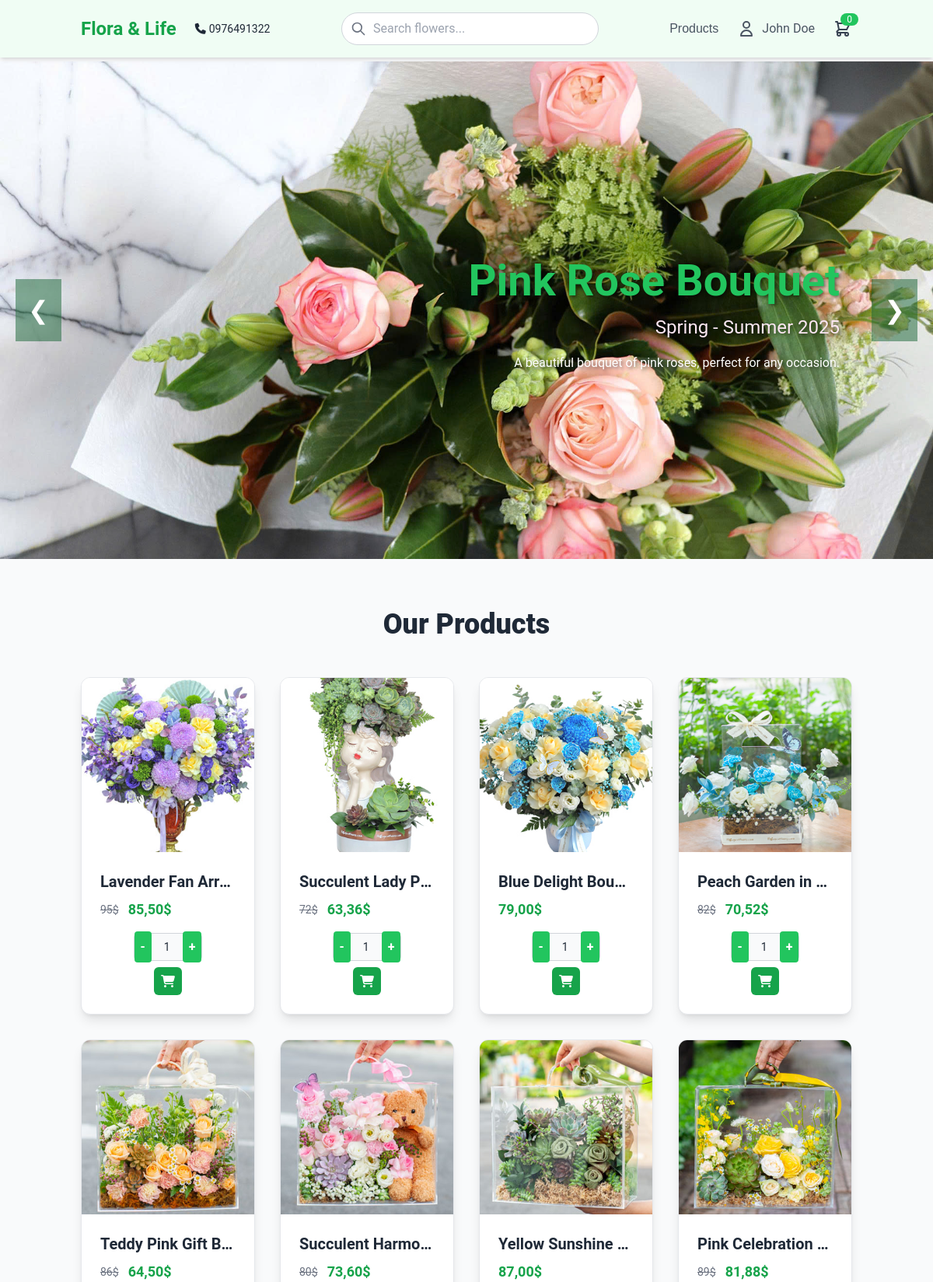
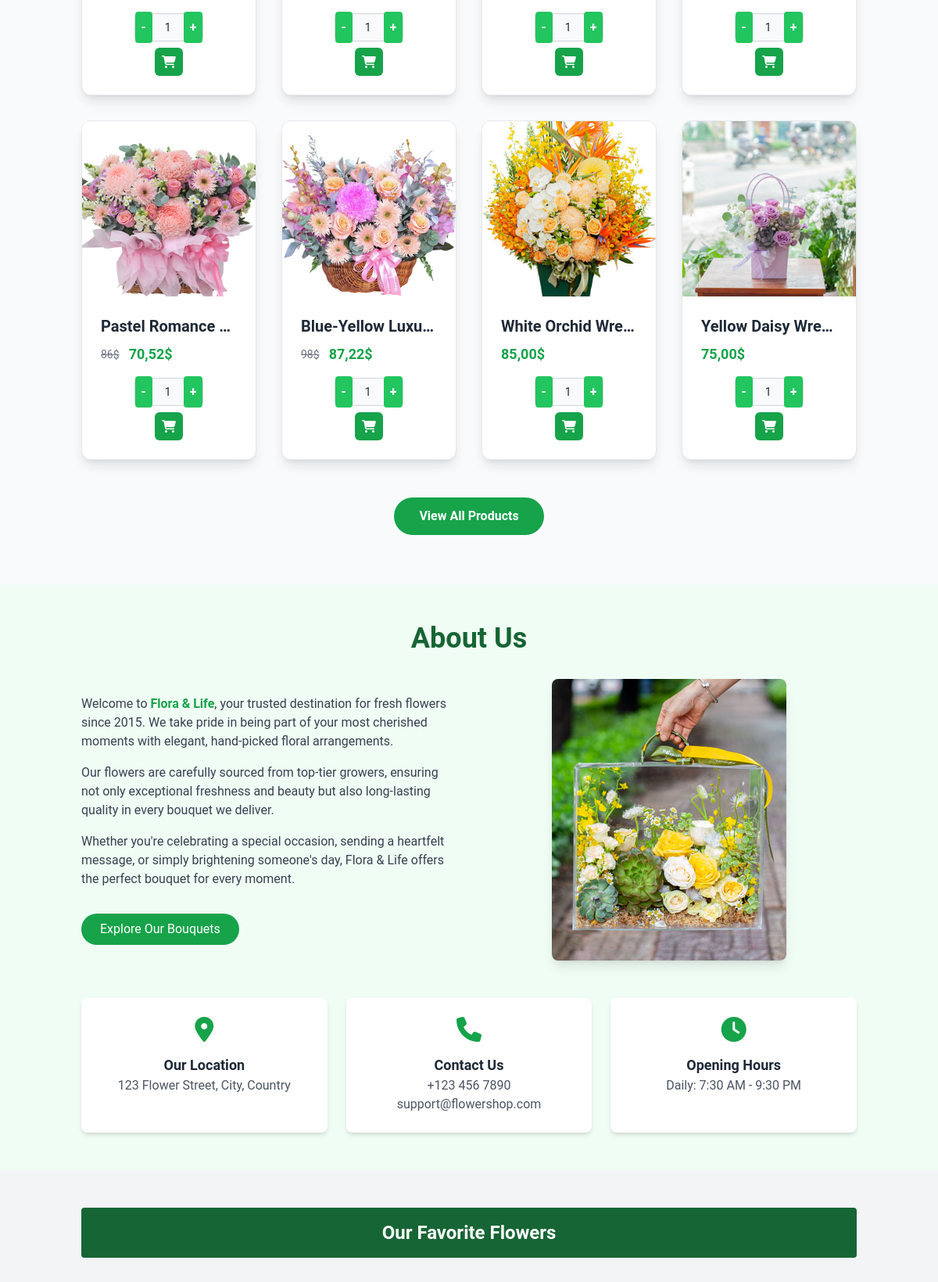
Page /customer.php (signed in, upper part) on the committed database (2 pictures, top to bottom).
### tables this page shows
CREATE TABLE `products` (
  `id` bigint(20) NOT NULL,
  `name` varchar(255) NOT NULL,
  `price` decimal(10,2) NOT NULL,
  `sale` decimal(10,2) NOT NULL DEFAULT 0.00,
  `product_detail` text NOT NULL,
  `image` varchar(255) NOT NULL,
  `origin` varchar(255) DEFAULT NULL,
  `type` enum('birthday','wedding','bouquet','condolence','basket','other') DEFAULT 'other',
  `created_at` datetime DEFAULT current_timestamp(),
  `updated_at` datetime DEFAULT current_timestamp() ON UPDATE current_timestamp()
);

### customer.php (the view, shortened to what this page needs)
<?php
include 'connection.php';
$user_id = isset($_SESSION['user_id']) ? $_SESSION['user_id'] : null;
$user_name = isset($_SESSION['user_name']) ? $_SESSION['user_name'] : 'Guest';
$stmt = $conn->prepare("SELECT COUNT(*) as count FROM cart WHERE user_id = ?");
$stmt->bind_param("i", $user_id);
$stmt->execute();
$cart_count = $stmt->get_result()->fetch_assoc()['count'];
$sql = "SELECT id, name, price, sale, image, type FROM products";
$sql .= " LIMIT 12";
$stmt = $conn->prepare($sql);
$stmt->execute();
$products = $stmt->get_result()->fetch_all(MYSQLI_ASSOC);
?>
<!DOCTYPE html>
<html lang="en">
<head>
    <link rel="stylesheet" href="style1.css">
    <script src="https://cdn.tailwindcss.com"></script>
    <link rel="stylesheet" href="https://cdnjs.cloudflare.com/ajax/libs/font-awesome/6.4.2/css/all.min.css"/>
</head>
<body>
    <header class="bg-green-50 shadow-md sticky top-0 z-50">
        <div class="container mx-auto px-4 py-4 flex justify-between items-center">
            <div class="flex items-center space-x-6">
                <a href="customer.php" class="text-2xl font-bold text-green-600">Flora & Life</a>
                <div class="contact-info text-sm">
                    <div class="flex items-center gap-1">
                        <i class="fa-solid fa-phone"></i>
                        <span>0976491322</span>
                    </div>
                </div>
            </div>
            <div class="search-bar w-1/3">
                <div class="relative">
                    <input type="text" placeholder="Search flowers..." class="w-full pl-10 pr-4 py-2 rounded-full border border-gray-300 focus:outline-none focus:border-green-500">
                    <svg class="w-5 h-5 absolute left-3 top-1/2 transform -translate-y-1/2 text-gray-500" fill="none" stroke="currentColor" viewBox="0 0 24 24">
                        <path stroke-linecap="round" stroke-linejoin="round" stroke-width="2" d="M21 21l-6-6m2-5a7 7 0 11-14 0 7 7 0 0114 0z"></path>
                    </svg>
                </div>
            </div>
            <nav class="nav-links flex space-x-6 items-center">
                <div class="relative dropdown">
                    <a href="products.php" class="text-gray-700 hover:text-green-500">Products</a>
                </div>
                <div class="relative dropdown">
                    <a href="#" class="text-gray-700 hover:text-green-500 flex items-center space-x-2">
                        <svg class="w-6 h-6" fill="none" stroke="currentColor" viewBox="0 0 24 24">
                            <path stroke-linecap="round" stroke-linejoin="round" stroke-width="2" d="M16 7a4 4 0 11-8 0 4 4 0 018 0zM12 14a7 7 0 00-7 7h14a7 7 0 00-7-7z" />
                        </svg>
                        <span><?php echo htmlspecialchars($user_name); ?></span>
                    </a>
                </div>
                <a href="cart.php" class="text-gray-700 hover:text-green-500 relative">
                    <svg class="w-6 h-6" fill="none" stroke="currentColor" viewBox="0 0 24 24">
                        <path stroke-linecap="round" stroke-linejoin="round" stroke-width="2" d="M3 3h2l.4 2M7 13h10l4-8H5.4M7 13L5.4 5M7 13l-2.293 2.293c-.63.63-.184 1.707.707 1.707H17m0 0a2 2 0 100 4 2 2 0 000-4zm-8 2a2 2 0 11-4 0 2 2 0 014 0z"></path>
                    </svg>
                    <span class="absolute -top-2 -right-2 bg-green-500 text-white text-xs rounded-full px-2"><?php echo $cart_count; ?></span>
                </a>
            </nav>
        </div>
    </header>
    <main>
        <div class="slider">
            <div class="slides">
                <div class="slide" style="background-image: url('image/flower_slider1.jpg');">
                    <div class="slide-content">
                        <h2 class="text-green-500">Pink Rose Bouquet</h2>
                        <h3 class="text-green-400">Spring - Summer 2025</h3>
                        <p>A beautiful bouquet of pink roses, perfect for any occasion.</p>
                    </div>
                </div>
            </div>
            <button class="slider-btn prev">❮</button>
            <button class="slider-btn next">❯</button>
        </div>
        <section class="py-16 bg-gray-50">
            <div class="container mx-auto px-4">
                <div class="text-center mb-12">
                    <h2 class="text-4xl font-extrabold text-gray-800 mb-4">Our Products</h2>
                </div>
                <?php if (empty($products)): ?>
                    <p class="text-center text-gray-600 text-lg">No products found in this category.</p>
                <?php else: ?>
                    <div class="grid grid-cols-1 sm:grid-cols-2 md:grid-cols-3 lg:grid-cols-4 gap-8">
                        <?php foreach ($products as $product): ?>
                            <?php
                            $final_price = $product['sale'] > 0 ? $product['price'] * (100 - $product['sale']) / 100 : $product['price'];
                            ?>
                            <div class="product-card bg-white rounded-xl shadow-lg overflow-hidden cursor-pointer" data-product-id="<?php echo $product['id']; ?>">
                                <?php if ($product['sale'] > 0): ?>
                                    <div class="absolute top-4 left-4 bg-red-600 text-white text-sm font-semibold px-3 py-1 rounded-full">
                                    </div>
                                <?php endif; ?>
                                <div class="relative">
                                    <img src="image/<?php echo htmlspecialchars($product['image']); ?>"
                                         alt="<?php echo htmlspecialchars($product['name']); ?>"
                                         class="w-full h-56 object-cover hover:scale-110 transition">
                                </div>
                                <div class="p-6">
                                    <h3 class="text-xl font-semibold text-gray-800 mb-2 truncate"><?php echo htmlspecialchars($product['name']); ?></h3>
                                    <div class="flex items-center gap-3 mb-4">
                                        <?php if ($product['sale'] > 0): ?>
                                            <span class="text-gray-500 line-through text-sm"><?php echo number_format($product['price'], 0, ',', '.'); ?>$</span>
                                        <?php endif; ?>
                                        <span class="text-green-600 font-bold text-lg"><?php echo number_format($final_price, 2, ',', '.'); ?>$</span>
                                    </div>
                                    <form method="POST" class="actions-form">
                                        <div class="quantity-selector">
                                            <button type="button" class="quantity-decrement" aria-label="Decrease quantity">-</button>
                                            <input type="number" name="quantity" value="1" min="1" class="quantity-input">
                                            <button type="button" class="quantity-increment" aria-label="Increase quantity">+</button>
                                        </div>
                                        <button type="submit" name="add_to_cart" aria-label="Add to cart">
                                            <i class="fas fa-shopping-cart"></i>
                                        </button>
                                    </form>
                                </div>
                            </div>
                        <?php endforeach; ?>
                    </div>
                <?php endif; ?>
                <div class="text-center mt-12">
                    <a href="products.php" class="inline-block bg-green-600 text-white px-8 py-3 rounded-full font-semibold hover:bg-green-700 transition">View All Products</a>
                </div>
            </div>
        </section>
        <section class="py-12 bg-green-50">
            <div class="container mx-auto px-4">
                <h2 class="text-4xl font-bold text-green-800 text-center mb-8">About Us</h2>
                <div class="grid grid-cols-1 md:grid-cols-2 gap-8 items-center">
                    <div>
                        <p class="text-gray-700 mb-4">Welcome to <span class="font-semibold text-green-600">Flora & Life</span>, your trusted destination for fresh flowers since 2015. We take pride in being part of your most cherished moments with elegant, hand-picked floral arrangements.</p>
                        <p class="text-gray-700 mb-4">Our flowers are carefully sourced from top-tier growers, ensuring not only exceptional freshness and beauty but also long-lasting quality in every bouquet we deliver.</p>
                        <p class="text-gray-700 mb-4">Whether you're celebrating a special occasion, sending a heartfelt message, or simply brightening someone's day, Flora & Life offers the perfect bouquet for every moment.</p>
                        <a href="products.php" class="inline-block mt-4 bg-green-600 text-white py-2 px-6 rounded-full hover:bg-green-700 transition">Explore Our Bouquets</a>
                    </div>
                    <div class="flex justify-center">
                        <img src="image/8.jpg" alt="Flower Shop" class="rounded-lg shadow-lg max-w-full h-auto">
                    </div>
                </div>
                <div class="mt-12 grid grid-cols-1 md:grid-cols-3 gap-6 text-center">
                    <div class="bg-white p-6 rounded-lg shadow-md hover:shadow-lg transition">
                        <i class="fa-solid fa-map-marker-alt fa-2x text-green-600 mb-4"></i>
                        <h3 class="text-lg font-semibold text-gray-800">Our Location</h3>
                        <p class="text-gray-600">123 Flower Street, City, Country</p>
                    </div>
                    <div class="bg-white p-6 rounded-lg shadow-md hover:shadow-lg transition">
                        <i class="fa-solid fa-phone fa-2x text-green-600 mb-4"></i>
                        <h3 class="text-lg font-semibold text-gray-800">Contact Us</h3>
                        <p class="text-gray-600">+123 456 7890</p>
                        <p class="text-gray-600">support@flowershop.com</p>
                    </div>
                    <div class="bg-white p-6 rounded-lg shadow-md hover:shadow-lg transition">
                        <i class="fa-solid fa-clock fa-2x text-green-600 mb-4"></i>
                        <h3 class="text-lg font-semibold text-gray-800">Opening Hours</h3>
                        <p class="text-gray-600">Daily: 7:30 AM - 9:30 PM</p>
                    </div>
                </div>
            </div>
        </section>
        <section class="py-12 bg-gray-100">
            <div class="container mx-auto px-4">
                <h2 class="text-2xl font-bold text-white text-center bg-green-800 py-4 mb-8 rounded">Our Favorite Flowers</h2>
            </div>
        </section>
    </main>
</body>
</html>

### style1.css (style rules this page uses)
* { margin: 0; padding: 0; box-sizing: border-box; font-family: 'Roboto', sans-serif; }
body { display: flex; flex-direction: column; min-height: 100vh; background: #f9fafb; color: #1f2937; }
main { flex: 1; }
.nav-links a, .nav-links i, .icons a, .icons i { transition: color 0.3s, transform 0.2s; }
.search-bar input { border-color: #d1d5db; transition: border-color 0.3s; }
@media (min-width: 769px) { .nav-links { display: flex !important; } }
.slider { position: relative; width: 100%; height: 80vh; overflow: hidden; margin-top: 5px; }
.slides { display: flex; width: 100%; height: 100%; transition: transform 0.5s ease-in-out; }
.slide { flex: 0 0 100%; position: relative; background-size: cover; background-position: center; height: 100%; }
.slide-content { position: absolute; top: 50%; right: 10%; transform: translateY(-50%); text-align: right; color: #ffffff; max-width: 500px; text-shadow: 2px 2px 4px rgba(0, 0, 0, 0.5); }
.slide-content h2 { font-size: 3.5rem; font-weight: bold; color: #22c55e; }
.slide-content h3 { font-size: 1.5rem; color: #fce7f3; }
.slide-content p { font-size: 1rem; margin-top: 1rem; }
.slider-btn { position: absolute; top: 50%; transform: translateY(-50%); background: rgba(22, 101, 52, 0.5); color: #ffffff; padding: 1rem; cursor: pointer; font-size: 2rem; transition: background 0.3s; }
.prev { left: 20px; }
.next { right: 20px; }
.product-card { position: relative; border: 1px solid #e5e7eb; border-radius: 8px; overflow: hidden; transition: transform 0.3s ease, box-shadow 0.3s; background: #ffffff; }
.product-card form { display: flex; flex-direction: column; gap: 0.5rem; margin-top: 0.5rem; }
.product-card button { background: #22c55e; color: #ffffff; padding: 0.5rem; border-radius: 4px; font-weight: bold; transition: background 0.3s, transform 0.2s; }
input[type="text"], input[type="email"], input[type="number"] { border-color: #d1d5db; transition: border-color 0.3s; }
button[type="submit"] { background: #22c55e; color: #ffffff; transition: background 0.3s, transform 0.2s; }

### customer.php (style rules this page uses)
.dropdown { position: relative; }
.dropdown > a { font-family: 'Arial', sans-serif; color: #4b5563; font-size: 1rem; text-decoration: none; }
.quantity-selector { display: flex; align-items: center; border: 1px solid #d1d5db; border-radius: 0.375rem; background-color: #f9fafb; height: 36px; width: fit-content; }
.quantity-decrement, .quantity-increment { padding: 0.5rem; font-size: 1rem; color: #4b5563; background: none; border: none; cursor: pointer; transition: color 0.2s ease; }
.quantity-selector input { width: 2.5rem; padding: 0; text-align: center; background: transparent; border: none; font-size: 0.875rem; color: #1f2937; height: 100%; }
button[name="add_to_cart"] { width: 36px; height: 36px; display: flex; align-items: center; justify-content: center; border-radius: 0.375rem; border: none; background-color: #16a34a; color: white; transition: background-color 0.2s ease; }
form.actions-form { display: flex; align-items: center; gap: 0.5rem; }
.product-card { transition: transform 0.3s ease, box-shadow 0.3s ease; }

### rows in the picture
products: image (picture), name "Lavender Fan Arr…", price "95", final_price "85,50"
products: image (picture), name "Succulent Lady P…", price "72", final_price "63,36"
products: image (picture), name "Blue Delight Bou…", final_price "79,00"
products: image (picture), name "Peach Garden in…", price "82", final_price "70,52"
products: image (picture), name "Teddy Pink Gift B…", price "86", final_price "64,50"
products: image (picture), name "Succulent Harmo…", price "80", final_price "73,60"
products: image (picture), name "Yellow Sunshine…", final_price "87,00"
products: image (picture), name "Pink Celebration…", price "89", final_price "81,88"
products: image (picture), name "Pastel Romance…", price "86", final_price "70,52"
products: image (picture), name "Blue-Yellow Luxu…", price "98", final_price "87,22"
products: image (picture), name "White Orchid Wre…", final_price "85,00"
products: image (picture), name "Yellow Daisy Wre…", final_price "75,00"

### other values in the picture
$user_name "John Doe"
$cart_count "0"
